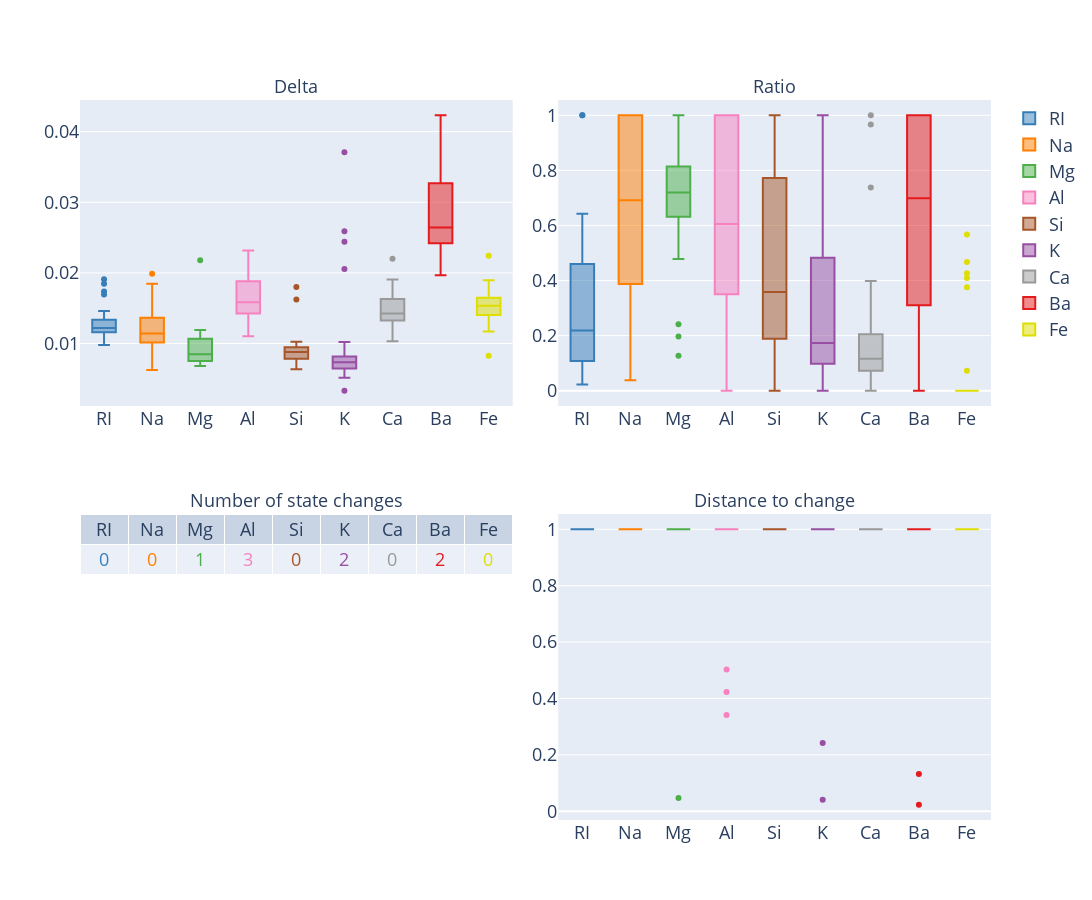

This figure's notebook cell:
### Markdown cell above
Sub-scores distributions

### Code cell
sub_scores_distributions_fig = sub_scores_distributions(ratios, deltas, changes, distances_to_changes)
sub_scores_distributions_fig.update_layout(width=10*1.5*100, height=6*1.5*100, font_size=18)
sub_scores_distributions_fig.show()

### Figure 1 — Plotly figure (JSON) as saved in the notebook; plotly's stock layout.template omitted (floating-point values rounded to 4 significant figures)
{"data": [{"marker": {"color": "#377eb8"}, "name": "RI", "showlegend": false, "type": "box", "xaxis": "x", "y": [0.01459, 0.01181, 0.01735, 0.01694, 0.01846, 0.01091, 0.01021, 0.01042, 0.01167, 0.01121, 0.01308, 0.0131, 0.0115, 0.0117, 0.01188, 0.01909, 0.01202, 0.009776, 0.01395, 0.01294, 0.01197, 0.01242, 0.01326, 0.01351, 0.01152, 0.0118, 0.01271, 0.01235], "yaxis": "y"}, {"marker": {"color": "#ff7f00"}, "name": "Na", "showlegend": false, "type": "box", "xaxis": "x", "y": [0.01716, 0.0123, 0.01106, 0.01989, 0.01847, 0.01104, 0.01138, 0.01227, 0.01225, 0.008952, 0.008259, 0.009789, 0.01117, 0.018, 0.01332, 0.01399, 0.01048, 0.01146, 0.01226, 0.01504, 0.01637, 0.01082, 0.009841, 0.006253, 0.01323, 0.008501, 0.01075, 0.009668], "yaxis": "y"}, {"marker": {"color": "#4daf4a"}, "name": "Mg", "showlegend": false, "type": "box", "xaxis": "x", "y": [0.0119, 0.007419, 0.01077, 0.00858, 0.0106, 0.00701, 0.01143, 0.009928, 0.008035, 0.007443, 0.008207, 0.006846, 0.007584, 0.007917, 0.006813, 0.02181, 0.007404, 0.009303, 0.007384, 0.01154, 0.008823, 0.01143, 0.008543, 0.01136, 0.008781, 0.007656, 0.008421, 0.007759], "yaxis": "y"}, {"marker": {"color": "#f781bf"}, "name": "Al", "showlegend": false, "type": "box", "xaxis": "x", "y": [0.02144, 0.02319, 0.02186, 0.01224, 0.01836, 0.01104, 0.0189, 0.01318, 0.01561, 0.0187, 0.01671, 0.01605, 0.01723, 0.01649, 0.01363, 0.02073, 0.0139, 0.01349, 0.01472, 0.01517, 0.01416, 0.01462, 0.02087, 0.02171, 0.01432, 0.01518, 0.01687, 0.0154], "yaxis": "y"}, {"marker": {"color": "#a65628"}, "name": "Si", "showlegend": false, "type": "box", "xaxis": "x", "y": [0.008803, 0.007309, 0.00982, 0.01622, 0.009408, 0.007146, 0.009569, 0.008781, 0.007863, 0.007891, 0.00782, 0.008558, 0.0077, 0.006826, 0.007757, 0.018, 0.009127, 0.008907, 0.008111, 0.009056, 0.008392, 0.006344, 0.008994, 0.009256, 0.008751, 0.009756, 0.009566, 0.01026], "yaxis": "y"}, {"marker": {"color": "#984ea3"}, "name": "K", "showlegend": false, "type": "box", "xaxis": "x", "y": [0.0259, 0.0244, 0.007506, 0.003322, 0.0102, 0.007301, 0.007105, 0.006869, 0.007015, 0.006142, 0.005543, 0.008338, 0.00733, 0.008527, 0.006157, 0.03708, 0.005156, 0.008018, 0.007765, 0.006586, 0.007692, 0.02055, 0.007541, 0.006323, 0.007405, 0.007321, 0.006251, 0.007707], "yaxis": "y"}, {"marker": {"color": "#999999"}, "name": "Ca", "showlegend": false, "type": "box", "xaxis": "x", "y": [0.01245, 0.01461, 0.01446, 0.01402, 0.02199, 0.01331, 0.01403, 0.01646, 0.01676, 0.01362, 0.01568, 0.01437, 0.01359, 0.01183, 0.01032, 0.01907, 0.01051, 0.01479, 0.01195, 0.01579, 0.01411, 0.01322, 0.01383, 0.01167, 0.01612, 0.01731, 0.01739, 0.0168], "yaxis": "y"}, {"marker": {"color": "#e41a1c"}, "name": "Ba", "showlegend": false, "type": "box", "xaxis": "x", "y": [0.04231, 0.04147, 0.04104, 0.04021, 0.03382, 0.02528, 0.02659, 0.02195, 0.02424, 0.02751, 0.03044, 0.02585, 0.01966, 0.02106, 0.02417, 0.0346, 0.02367, 0.02676, 0.02568, 0.02646, 0.02637, 0.03957, 0.0233, 0.02721, 0.02469, 0.02304, 0.02603, 0.0316], "yaxis": "y"}, {"marker": {"color": "#dede00"}, "name": "Fe", "showlegend": false, "type": "box", "xaxis": "x", "y": [0.01684, 0.01616, 0.01751, 0.008283, 0.02244, 0.0135, 0.0161, 0.01428, 0.01495, 0.01623, 0.01446, 0.01602, 0.01432, 0.01443, 0.01382, 0.01734, 0.01171, 0.01281, 0.01536, 0.0167, 0.01626, 0.01363, 0.01592, 0.01531, 0.01392, 0.01416, 0.01894, 0.01725], "yaxis": "y"}, {"marker": {"color": "#377eb8"}, "name": "RI", "showlegend": false, "type": "box", "xaxis": "x2", "y": [1.0, 0.2008, 0.4089, 1.0, 0.1815, 0.4502, 0.2912, 0.1571, 0.1058, 0.5722, 0.4843, 0.05153, 0.6427, 0.231, 0.4704, 0.05239, 0.4754, 0.0571, 0.1911, 0.02952, 0.2484, 0.232, 0.2055, 0.1851, 0.02258, 0.3535, 0.1103, 0.05165], "yaxis": "y2"}, {"marker": {"color": "#ff7f00"}, "name": "Na", "showlegend": false, "type": "box", "xaxis": "x2", "y": [0.0849, 0.5215, 1.0, 1.0, 0.2759, 1.0, 0.4501, 1.0, 0.8617, 0.4017, 0.03804, 0.9687, 0.4739, 1.0, 1.0, 0.4767, 1.0, 1.0, 1.0, 1.0, 1.0, 0.3637, 0.4172, 0.1048, 1.0, 0.4794, 0.3736, 0.3498], "yaxis": "y2"}, {"marker": {"color": "#4daf4a"}, "name": "Mg", "showlegend": false, "type": "box", "xaxis": "x2", "y": [0.1273, 0.1967, 0.2408, 0.6546, 0.7747, 0.7717, 1.0, 0.9597, 1.0, 1.0, 0.7521, 0.7215, 0.7137, 0.685, 0.6151, 1.0, 0.5013, 0.7215, 0.5115, 0.7685, 0.6757, 1.0, 0.4784, 0.6475, 0.7171, 0.8541, 0.7045, 0.7538], "yaxis": "y2"}, {"marker": {"color": "#f781bf"}, "name": "Al", "showlegend": false, "type": "box", "xaxis": "x2", "y": [0.4613, 0.9533, 0.6843, 0.008599, 0.3132, 0.9709, 1.0, 0.4311, 0.4551, 1.0, 1.0, 0.8502, 1.0, 1.0, 0.7372, 0, 1.0, 0.4216, 0.765, 0.2568, 0.276, 0.2352, 1.0, 1.0, 0.3505, 0.4254, 0.349, 0.5262], "yaxis": "y2"}, {"marker": {"color": "#a65628"}, "name": "Si", "showlegend": false, "type": "box", "xaxis": "x2", "y": [0.1644, 1.0, 1.0, 1.0, 0.06276, 0.612, 1.0, 0.3074, 0.4451, 0.876, 0.2031, 0.3082, 0.1085, 0.327, 0.6491, 1.0, 1.0, 0.1176, 0.4393, 0.2714, 0.1921, 0.09389, 0, 0.3903, 0.1849, 0.3149, 0.6678, 0.4027], "yaxis": "y2"}, {"marker": {"color": "#984ea3"}, "name": "K", "showlegend": false, "type": "box", "xaxis": "x2", "y": [1.0, 1.0, 0.6861, 0.6274, 1.0, 0, 0.04842, 0.176, 0.171, 0.2175, 0.3389, 0, 0.1673, 0.253, 0, 1.0, 0.2489, 0.1091, 0, 0.1299, 0.2306, 1.0, 0.01519, 0.2957, 0.1163, 0.1622, 0.0863, 0.1106], "yaxis": "y2"}, {"marker": {"color": "#999999"}, "name": "Ca", "showlegend": false, "type": "box", "xaxis": "x2", "y": [0.9664, 1.0, 0.3981, 0.06691, 0, 0.07233, 0.0932, 0.1593, 0.1552, 0.07373, 0.08879, 0, 0.07213, 0.05336, 0.3762, 0.1228, 0.2282, 0.2849, 0.1354, 0.0642, 0.09446, 0.7374, 0.1208, 0.1119, 0.1823, 0.1526, 0.08013, 0.02266], "yaxis": "y2"}, {"marker": {"color": "#e41a1c"}, "name": "Ba", "showlegend": false, "type": "box", "xaxis": "x2", "y": [0.8589, 1.0, 0, 1.0, 0.665, 0.3855, 0.3089, 1.0, 1.0, 0.5189, 0.732, 0.3115, 0.3967, 0.2837, 0.2769, 0, 0.273, 1.0, 0.3205, 1.0, 0.9161, 1.0, 0.2595, 0.6647, 1.0, 1.0, 1.0, 1.0], "yaxis": "y2"}, {"marker": {"color": "#dede00"}, "name": "Fe", "showlegend": false, "type": "box", "xaxis": "x2", "y": [0, 0, 0, 0, 0, 0.5674, 0.4096, 0.4673, 0.4266, 0.3756, 0.07221, 0, 0, 0, 0, 0, 0, 0, 0, 0, 0, 0, 0, 0, 0, 0, 0, 0], "yaxis": "y2"}, {"cells": {"font": {"color": ["#377eb8", "#ff7f00", "#4daf4a", "#f781bf", "#a65628", "#984ea3", "#999999", "#e41a1c", "#dede00"]}, "height": 30, "values": [0, 0, 1, 3, 0, 2, 0, 2, 0]}, "domain": {"x": [0, 0.475], "y": [0, 0.425]}, "header": {"height": 30, "values": ["RI", "Na", "Mg", "Al", "Si", "K", "Ca", "Ba", "Fe"]}, "type": "table"}, {"marker": {"color": "#377eb8"}, "name": "RI", "type": "box", "xaxis": "x3", "y": [1, 1, 1, 1, 1, 1, 1, 1, 1, 1, 1, 1, 1, 1, 1, 1, 1, 1, 1, 1, 1, 1, 1, 1, 1, 1, 1, 1], "yaxis": "y3"}, {"marker": {"color": "#ff7f00"}, "name": "Na", "type": "box", "xaxis": "x3", "y": [1, 1, 1, 1, 1, 1, 1, 1, 1, 1, 1, 1, 1, 1, 1, 1, 1, 1, 1, 1, 1, 1, 1, 1, 1, 1, 1, 1], "yaxis": "y3"}, {"marker": {"color": "#4daf4a"}, "name": "Mg", "type": "box", "xaxis": "x3", "y": [1, 1, 1, 1, 0.04695, 1, 1, 1, 1, 1, 1, 1, 1, 1, 1, 1, 1, 1, 1, 1, 1, 1, 1, 1, 1, 1, 1, 1], "yaxis": "y3"}, {"marker": {"color": "#f781bf"}, "name": "Al", "type": "box", "xaxis": "x3", "y": [1, 1, 0.4232, 1, 0.341, 1, 1, 1, 1, 1, 1, 1, 1, 1, 1, 1, 1, 1, 1, 1, 1, 1, 0.503, 1, 1, 1, 1, 1], "yaxis": "y3"}, {"marker": {"color": "#a65628"}, "name": "Si", "type": "box", "xaxis": "x3", "y": [1, 1, 1, 1, 1, 1, 1, 1, 1, 1, 1, 1, 1, 1, 1, 1, 1, 1, 1, 1, 1, 1, 1, 1, 1, 1, 1, 1], "yaxis": "y3"}, {"marker": {"color": "#984ea3"}, "name": "K", "type": "box", "xaxis": "x3", "y": [1, 1, 1, 1, 0.2419, 1, 1, 1, 1, 1, 1, 1, 1, 1, 1, 0.04061, 1, 1, 1, 1, 1, 1, 1, 1, 1, 1, 1, 1], "yaxis": "y3"}, {"marker": {"color": "#999999"}, "name": "Ca", "type": "box", "xaxis": "x3", "y": [1, 1, 1, 1, 1, 1, 1, 1, 1, 1, 1, 1, 1, 1, 1, 1, 1, 1, 1, 1, 1, 1, 1, 1, 1, 1, 1, 1], "yaxis": "y3"}, {"marker": {"color": "#e41a1c"}, "name": "Ba", "type": "box", "xaxis": "x3", "y": [1, 1, 1, 1, 0.02313, 1, 1, 1, 1, 1, 1, 1, 1, 1, 1, 1, 1, 1, 1, 1, 1, 1, 1, 1, 1, 1, 1, 0.1324], "yaxis": "y3"}, {"marker": {"color": "#dede00"}, "name": "Fe", "type": "box", "xaxis": "x3", "y": [1, 1, 1, 1, 1, 1, 1, 1, 1, 1, 1, 1, 1, 1, 1, 1, 1, 1, 1, 1, 1, 1, 1, 1, 1, 1, 1, 1], "yaxis": "y3"}], "layout": {"annotations": [{"font": {"size": 18}, "showarrow": false, "text": "Delta", "x": 0.2375, "xanchor": "center", "xref": "paper", "y": 1, "yanchor": "bottom", "yref": "paper"}, {"font": {"size": 18}, "showarrow": false, "text": "Ratio", "x": 0.7625, "xanchor": "center", "xref": "paper", "y": 1, "yanchor": "bottom", "yref": "paper"}, {"font": {"size": 18}, "showarrow": false, "text": "Number of state changes", "x": 0.2375, "xanchor": "center", "xref": "paper", "y": 0.425, "yanchor": "bottom", "yref": "paper"}, {"font": {"size": 18}, "showarrow": false, "text": "Distance to change", "x": 0.7625, "xanchor": "center", "xref": "paper", "y": 0.425, "yanchor": "bottom", "yref": "paper"}], "font": {"size": 18}, "height": 900, "width": 1500, "xaxis": {"anchor": "y", "autorange": true, "domain": [0, 0.475], "range": [-0.5, 8.5], "type": "category"}, "xaxis2": {"anchor": "y2", "autorange": true, "domain": [0.525, 1], "range": [-0.5, 8.5], "type": "category"}, "xaxis3": {"anchor": "y3", "autorange": true, "domain": [0.525, 1], "range": [-0.5, 8.5], "type": "category"}, "yaxis": {"anchor": "x", "autorange": true, "domain": [0.575, 1], "range": [0.001156, 0.04448], "type": "linear"}, "yaxis2": {"anchor": "x2", "autorange": true, "domain": [0.575, 1], "range": [-0.05556, 1.056], "type": "linear"}, "yaxis3": {"anchor": "x3", "autorange": true, "domain": [0, 0.425], "range": [-0.03114, 1.054], "type": "linear"}}}
